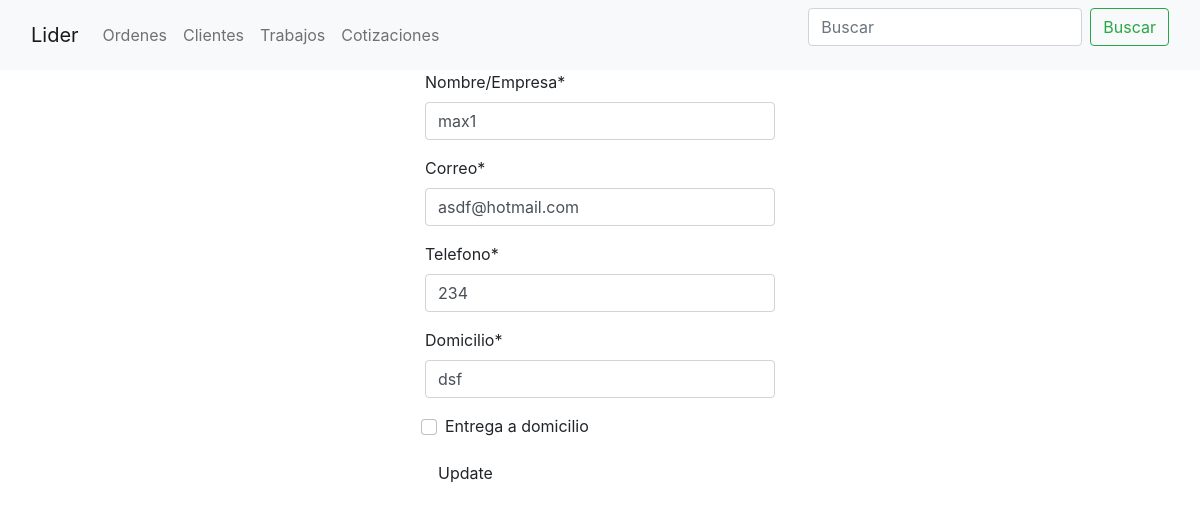
Before: /clientes/editar/4 with the older database file.
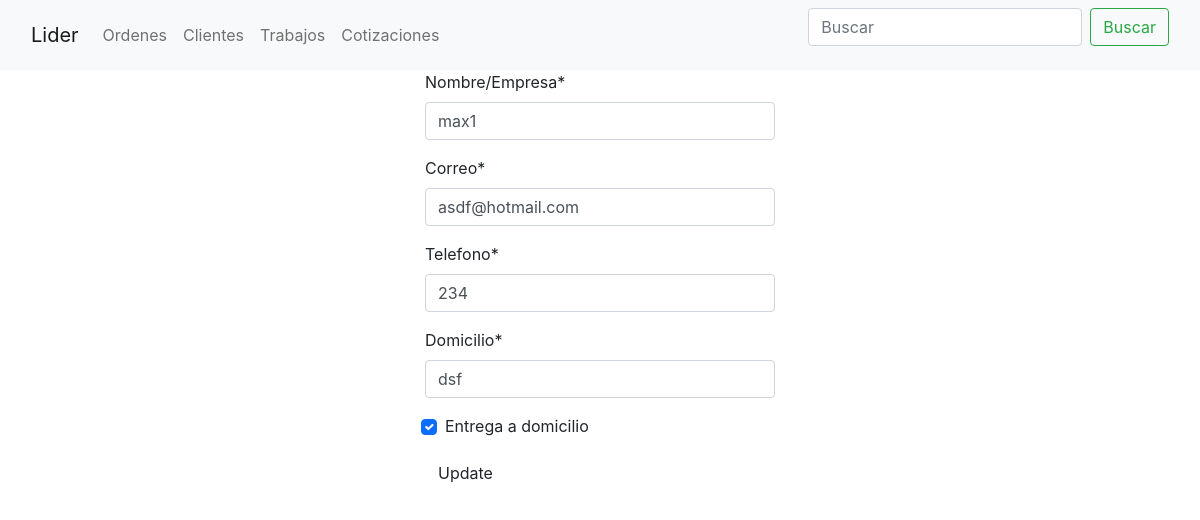
After: the same page with the newer database file.
### orders/models.py (models this page shows, shortened)
class Customer(models.Model):
    name_company = models.CharField(verbose_name='Nombre/Empresa', max_length=50)
    email = models.EmailField(verbose_name='Correo', null=True)
    phone_number = models.CharField(verbose_name='Telefono', max_length=10, validators=[RegexValidator(r'^\d{1,10}$')])
    address = models.CharField(verbose_name='Domicilio', max_length=100, null=True)
    shipping = models.BooleanField(verbose_name='Entrega a domicilio')

### customers/views.py (the view, shortened to what this page needs)
# urls.py: path('editar/<int:pk>', CustomerUpdateView.as_view(), name='customer-update'),
class CustomerUpdateView(UpdateView):
    model = Customer
    template_name = 'customers/customer_update.html'
    fields = '__all__'

### templates/customers/customer_update.html (shortened to what this page needs)
{% extends 'orders/base.html' %}
{% load crispy_forms_tags %}
{% block content %}
    <div class="container">
        <div class="row justify-content-center">
            <form method="post" class="form-group col-md-4 col-md-offset-5 align-center">
                {{ form|crispy }}
                <input type="submit" value="Update" class="btn">
        </form>
  </div>
 </div>
{% endblock content %}

Changed rows visible on the page:
changed Customer "max1": shipping "☐" → "☑"
